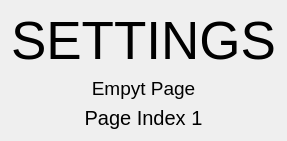
                  <widget class="QWidget" name="page_settings">
                   <layout class="QVBoxLayout" name="verticalLayout_6">
                    <item>
                     <widget class="QLabel" name="label_8">
                      <property name="font">
                       <font>
                        <family>Segoe UI</family>
                        <pointsize>40</pointsize>
                       </font>
                      </property>
                      <property name="text">
                       <string>SETTINGS</string>
                      </property>
                      <property name="alignment">
                       <set>Qt::AlignCenter</set>
                      </property>
                     </widget>
                    </item>
                    <item>
                     <widget class="QLabel" name="label_2">
                      <property name="font">
                       <font>
                        <family>Segoe UI</family>
                        <pointsize>14</pointsize>
                       </font>
                      </property>
                      <property name="text">
                       <string>Empyt Page</string>
                      </property>
                      <property name="alignment">
                       <set>Qt::AlignCenter</set>
                      </property>
                     </widget>
                    </item>
                    <item>
                     <widget class="QLabel" name="label_9">
                      <property name="font">
                       <font>
                        <family>Segoe UI</family>
                        <pointsize>15</pointsize>
                       </font>
                      </property>
                      <property name="text">
                       <string>Page Index 1</string>
                      </property>
                      <property name="alignment">
                       <set>Qt::AlignCenter</set>
                      </property>
                     </widget>
                    </item>
                   </layout>
                  </widget>
